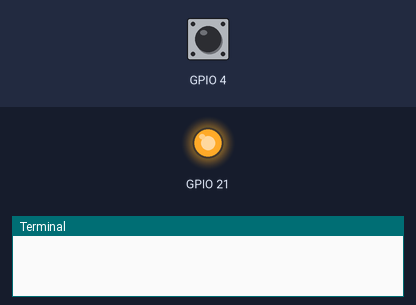
Bench run of a program on a simulated Raspberry Pi (BCM pin numbers). Parts: output pins drawn as LEDs (lit = HIGH), the last lines printed to the terminal. Inputs (shaded band) come from the test bench; at power-on: GPIO 4 LOW.

Above: at 1.2 s.
1.3 s: GPIO 4 pulled HIGH for 0.15 s
At 3.4 s:
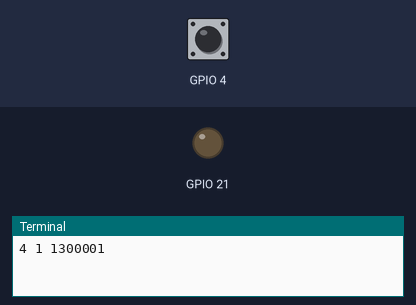
Timing chart, 0 to 9.5 s (numbered marks = the images above; inputs shaded):
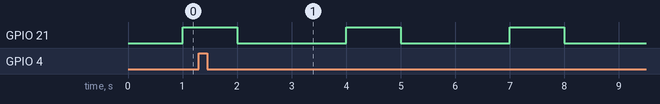

The program:

led_pigpio.py
```python
from time import sleep
import pigpio

pig = pigpio.pi()
pig.set_mode(21, pigpio.OUTPUT)
pig.set_mode(4, pigpio.INPUT)
pig.set_pull_up_down(4, pigpio.PUD_DOWN)

def cbf(gpio, level, tick):
    print(gpio, level, tick)

cb = pig.callback(4, pigpio.RISING_EDGE, cbf)

try:
    while True:
        sleep(1)
        pig.write(21, 1)
        sleep(1)
        pig.write(21, 0)
        sleep(1)
except KeyboardInterrupt:
    pig.stop()
```

Measured:
- by itself, GPIO 21: alternates HIGH for 1.0 s and LOW for 2.0 s
